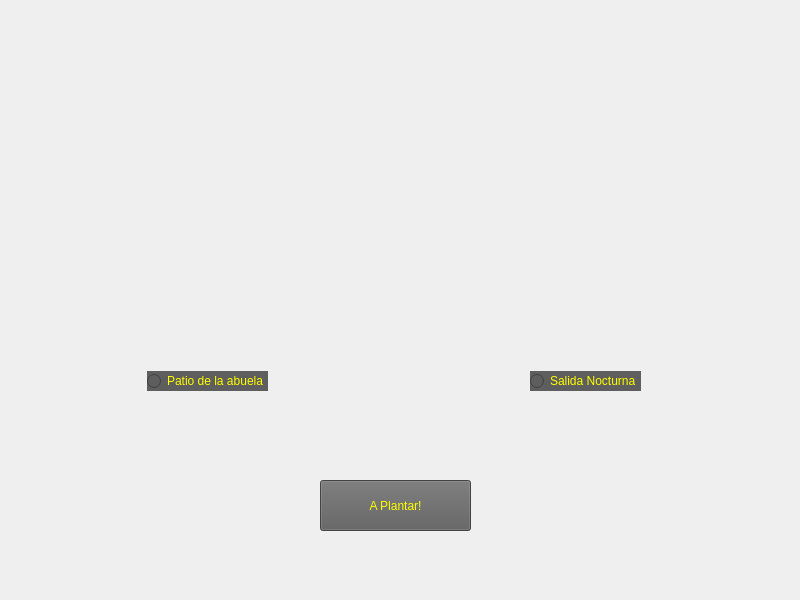
<?xml version="1.0" encoding="UTF-8"?>
<ui version="4.0">
 <class>DCCruz</class>
 <widget class="QMainWindow" name="DCCruz">
  <property name="geometry">
   <rect>
    <x>0</x>
    <y>0</y>
    <width>800</width>
    <height>600</height>
   </rect>
  </property>
  <property name="minimumSize">
   <size>
    <width>800</width>
    <height>600</height>
   </size>
  </property>
  <property name="maximumSize">
   <size>
    <width>800</width>
    <height>600</height>
   </size>
  </property>
  <property name="windowTitle">
   <string>DCCruz</string>
  </property>
  <property name="windowIcon">
   <iconset>
    <normaloff>../sprites/Elementos de juego/logo.png</normaloff>../sprites/Elementos de juego/logo.png</iconset>
  </property>
  <widget class="QWidget" name="centralwidget">
   <widget class="QLabel" name="fondo">
    <property name="geometry">
     <rect>
      <x>0</x>
      <y>0</y>
      <width>800</width>
      <height>600</height>
     </rect>
    </property>
    <property name="minimumSize">
     <size>
      <width>800</width>
      <height>600</height>
     </size>
    </property>
    <property name="maximumSize">
     <size>
      <width>800</width>
      <height>600</height>
     </size>
    </property>
    <property name="text">
     <string/>
    </property>
    <property name="pixmap">
     <pixmap>../sprites/Fondos/fondoMenu.png</pixmap>
    </property>
    <property name="scaledContents">
     <bool>true</bool>
    </property>
   </widget>
   <widget class="QWidget" name="horizontalLayoutWidget">
    <property name="geometry">
     <rect>
      <x>21</x>
      <y>70</y>
      <width>751</width>
      <height>321</height>
     </rect>
    </property>
    <layout class="QHBoxLayout" name="horizontalLayout">
     <item>
      <layout class="QVBoxLayout" name="verticalLayout_2">
       <item alignment="Qt::AlignHCenter|Qt::AlignVCenter">
        <widget class="QLabel" name="dia_imagen">
         <property name="minimumSize">
          <size>
           <width>300</width>
           <height>250</height>
          </size>
         </property>
         <property name="maximumSize">
          <size>
           <width>300</width>
           <height>250</height>
          </size>
         </property>
         <property name="text">
          <string/>
         </property>
         <property name="pixmap">
          <pixmap>../sprites/Fondos/jardinAbuela.png</pixmap>
         </property>
         <property name="scaledContents">
          <bool>true</bool>
         </property>
        </widget>
       </item>
       <item alignment="Qt::AlignHCenter|Qt::AlignBottom">
        <widget class="QRadioButton" name="dia_check">
         <property name="styleSheet">
          <string notr="true">color: rgb(255, 255, 255);
background-color: rgb(94, 94, 94);
font: 14pt &quot;Ravie&quot;;
color: rgb(255, 255, 0);</string>
         </property>
         <property name="text">
          <string>Patio de la abuela</string>
         </property>
        </widget>
       </item>
      </layout>
     </item>
     <item>
      <layout class="QVBoxLayout" name="verticalLayout_3">
       <item alignment="Qt::AlignHCenter|Qt::AlignTop">
        <widget class="QLabel" name="noche_imagen">
         <property name="minimumSize">
          <size>
           <width>300</width>
           <height>250</height>
          </size>
         </property>
         <property name="maximumSize">
          <size>
           <width>300</width>
           <height>250</height>
          </size>
         </property>
         <property name="text">
          <string/>
         </property>
         <property name="pixmap">
          <pixmap>../sprites/Fondos/salidaNocturna.png</pixmap>
         </property>
         <property name="scaledContents">
          <bool>true</bool>
         </property>
        </widget>
       </item>
       <item alignment="Qt::AlignHCenter|Qt::AlignBottom">
        <widget class="QRadioButton" name="noche_check">
         <property name="styleSheet">
          <string notr="true">font: 14pt &quot;Ravie&quot;;
color: rgb(255, 255, 0);
background-color: rgb(94, 94, 94);</string>
         </property>
         <property name="text">
          <string>Salida Nocturna</string>
         </property>
        </widget>
       </item>
      </layout>
     </item>
    </layout>
   </widget>
   <widget class="QPushButton" name="boton_jugar">
    <property name="geometry">
     <rect>
      <x>320</x>
      <y>480</y>
      <width>151</width>
      <height>51</height>
     </rect>
    </property>
    <property name="styleSheet">
     <string notr="true">color: rgb(255, 255, 0);
background-color: rgb(94, 94, 94);
font: 14pt &quot;Ravie&quot;;</string>
    </property>
    <property name="text">
     <string>A Plantar!</string>
    </property>
   </widget>
   <widget class="QLabel" name="dccruz">
    <property name="geometry">
     <rect>
      <x>40</x>
      <y>390</y>
      <width>251</width>
      <height>221</height>
     </rect>
    </property>
    <property name="text">
     <string/>
    </property>
    <property name="pixmap">
     <pixmap>../sprites/CrazyRuz/crazyCruz.png</pixmap>
    </property>
    <property name="scaledContents">
     <bool>true</bool>
    </property>
   </widget>
   <widget class="QLabel" name="error_text">
    <property name="geometry">
     <rect>
      <x>210</x>
      <y>370</y>
      <width>421</width>
      <height>161</height>
     </rect>
    </property>
    <property name="styleSheet">
     <string notr="true">color: rgb(170, 0, 0);
font: 14pt &quot;Ravie&quot;;</string>
    </property>
    <property name="text">
     <string/>
    </property>
    <property name="pixmap">
     <pixmap>../../../../../OneDrive/Pictures/textoDCCRuz.png</pixmap>
    </property>
    <property name="scaledContents">
     <bool>true</bool>
    </property>
   </widget>
   <zorder>fondo</zorder>
   <zorder>horizontalLayoutWidget</zorder>
   <zorder>dccruz</zorder>
   <zorder>error_text</zorder>
   <zorder>boton_jugar</zorder>
  </widget>
 </widget>
 <resources/>
 <connections/>
</ui>
